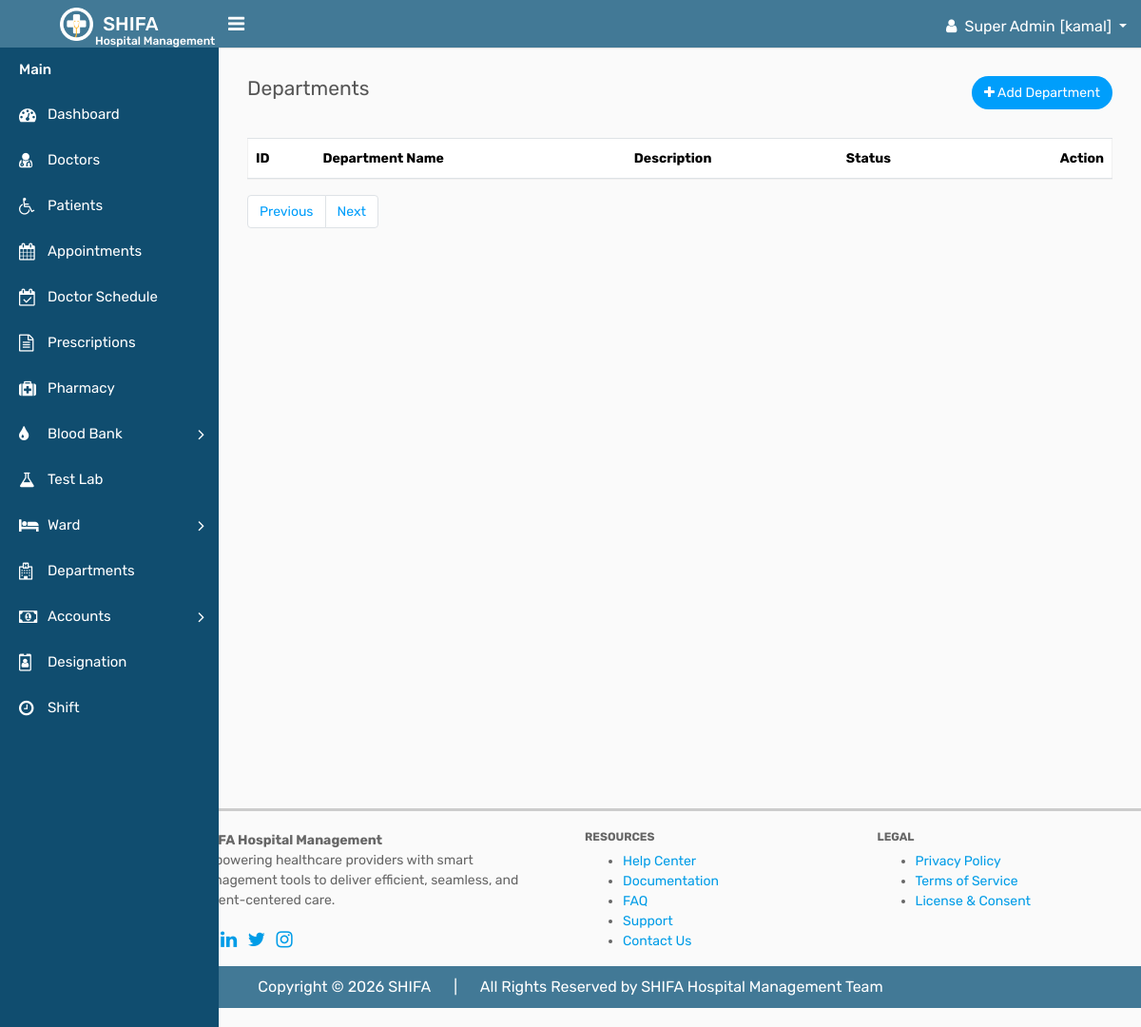
Page /departments/departments.php (signed in) on the earlier database version.
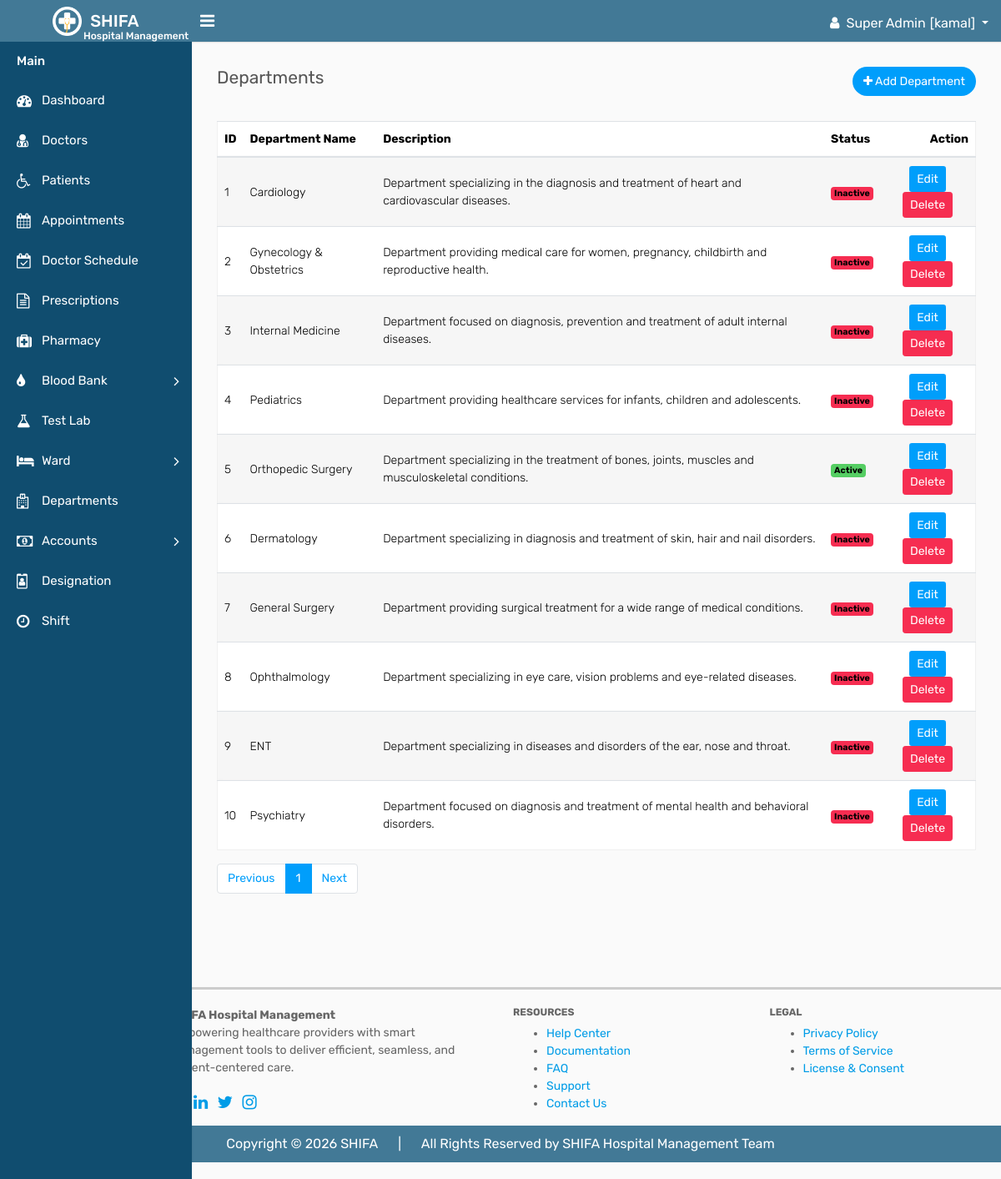
Same page on the later database version.
### tables this page shows
CREATE TABLE `departments` (
  `id` int(11) NOT NULL,
  `department_name` varchar(100) DEFAULT NULL,
  `description` varchar(255) DEFAULT NULL,
  `status` int(2) DEFAULT NULL COMMENT 'active=1, inactive=0',
  `created_at` timestamp NOT NULL DEFAULT current_timestamp(),
  `updated_at` timestamp NOT NULL DEFAULT current_timestamp() ON UPDATE current_timestamp(),
  `deleted_at` datetime DEFAULT NULL
);

### component/connection.php (called while the page is built, shortened)
<?php
    $base_url = "http://localhost/shifa/";
    require_once  ($_SERVER['DOCUMENT_ROOT'] . "/shifa/crud/crud_class.php");
    $crud = new crud_class();
?>

### crud/crud_class.php (called while the page is built, shortened)
<?php
class crud_class{
    private $host = "localhost";
    private $username = "root";
    private $password = "";
    private $database = "shifa";
    public $conn;
    public function __construct(){
        $this->conn = new mysqli($this->host, $this->username, $this->password, $this->database);
    }
    public function common_select($table, $columns = "*", $where = [],$where_condition = "AND", $order_by = "",
        $sort_order = "ASC",$limit = "",$offset = ""){
        $result=[
            "status"=>false,
            "data"=>[],
            "message"=>""
        ];
        $sql = "SELECT $columns FROM $table";
        if(!empty($where)){
            $where_clauses = [];
            foreach($where as $column => $value){
                $where_clauses[] = "$table" . "." . "$column = '" . $this->conn->real_escape_string($value) . "'";
            }
            $sql .= " WHERE " . implode(" $where_condition ", $where_clauses);
            $sql .= " AND deleted_at IS NULL";
        }else{
            $sql .= " WHERE deleted_at IS NULL";
        }
        if(!empty($order_by)){
            $sql .= " ORDER BY $order_by $sort_order";
        }
        if(!empty($limit)){
            $sql .= " LIMIT $limit";
        }
        $rs = $this->conn->query($sql);
        if($rs->num_rows > 0){
            $result["status"] = true;
            $result["message"] = "Records found";
            while($row = $rs->fetch_object()){
                $result["data"][] = $row;
            }
            return $result;
        } else {
            $result["message"] = "No records found";
            return $result;
        }
    }
    public function number_of_records($table){
        $sql = "SELECT COUNT(*) as total FROM $table";
        $rs = $this->conn->query($sql);
        if($rs->num_rows > 0){
            $row = $rs->fetch_object();
            return $row->total;
        } else {
            return 0;
        }
    }
}

### departments/departments.php (the view, shortened to what this page needs)
<?php require_once "../component/header.php"; ?>
<?php require_once "../component/sidebar.php"; ?>
        <div class="page-wrapper">
            <div class="content">
                <div class="row">
                    <div class="col-sm-5 col-5">
                        <h4 class="page-title">Departments</h4>
                    </div>
                    <div class="col-sm-7 col-7 text-right m-b-30">
                        <a href="add-department.php" class="btn btn-primary btn-rounded"><i class="fa fa-plus"></i> Add Department</a>
                    </div>
                </div>
                <div class="row">
                    <div class="col-md-12">
                        <div class="table-responsive">
                            <table class="table table-striped custom-table mb-0 datatable">
                                <thead>
                                    <tr>
                                        <th>ID</th>
                                        <th>Department Name</th>
                                        <th>Description</th>
                                        <th>Status</th>
                                        <th class="text-right">Action</th>
                                    </tr>
                                </thead>
                                <tbody>
                                    <tr>
                                        <?php
                                        if(isset($_GET['page']) && is_numeric($_GET['page'])){
                                            $page = (int)$_GET['page'];
                                        } else {
                                            $page = 1;
                                        }
                                        $departments = $crud->common_select("departments",'*',[],'AND','id','ASC',10,($page-1)*10);
                                        if($departments['status']){
                                        foreach ($departments['data'] as $department) { ?>
                                        <td><?= $department->id ?></td>
                                        <td><?= $department->department_name ?></td>
                                        <td><?= $department->description ?></td>
                                        <td>
                                            <?php if ($department->status == '1') { ?>
                                            <span class="badge bg-success">Active</span>
                                            <?php } else { ?>
                                            <span class="badge bg-danger">Inactive</span>
                                            <?php } ?>
                                        </td>
                                        <td class="text-center">
                                            <a href="<?= $base_url ?>departments/edit.php?id=<?= $department->id ?>" class="btn btn-sm btn-primary mb-2 mb-lg-0 me-0 me-lg-2">Edit</a>
                                            <a href="<?= $base_url ?>departments/delete.php?id=<?= $department->id ?>" class="btn btn-sm btn-danger">Delete</a>
                                        </td>
                                    </tr>
                                            <?php } } ?>
                                </tbody>
                            </table>
                        </div>
                        <div class="pb-3 ps-3 mt-3 d-flex justify-content-center justify-content-md-between justify-content-lg-between flex-wrap flex-md-nowrap">
                <nav aria-label="Page navigation" class="mb-3 mb-md-0 mb-lg-0">
                  <?php
                      $total_records = $crud->number_of_records("departments");
                      $records_per_page = 10;
                      $total_pages = ceil($total_records / $records_per_page);
                  ?>
                  <ul class="pagination">
                    <li class="page-item">
                      <a class="page-link" href="#" aria-label="Previous">Previous</a>
                    </li>
                    <?php for ($i = 1; $i <= $total_pages; $i++) { ?>
                      <li class="page-item <?= ($i == $page) ? 'active' : '' ?>"><a class="page-link" href="<?= $base_url ?>departments/departments.php?page=<?= $i ?>"><?= $i ?></a></li>
                    <?php } ?>
                    <li class="page-item">
                      <a class="page-link" href="#" aria-label="Next">Next</a>
                    </li>
                  </ul>
              </nav>
            </div>
        </div>
    </div>
</div>
        </div>
    </div>
<?php require_once "../component/footer.php"; ?>

### component/header.php (shortened to what this page needs)
<?php
    require_once "connection.php";
?>
<!DOCTYPE html>
<html lang="en">
<head>
    <link rel="stylesheet" type="text/css" href="<?= $base_url; ?>assets/assets/css/bootstrap.min.css">
    <link rel="stylesheet" type="text/css" href="<?= $base_url; ?>assets/assets//css/font-awesome.min.css">
    <link rel="stylesheet" type="text/css" href="<?= $base_url; ?>assets/assets//css/style.css">
</head>

### component/sidebar.php (shortened to what this page needs)
<body>
    <div class="main-wrapper">
        <div class="header" style="background-color: #427996;">
			<div class="header-left">
				<a href="<?= $base_url; ?>dashboard.php" class="logo">
					<img src="<?= $base_url; ?>assets/assets/img/logo.png" width="35" height="35" alt=""> <span style="font-size: 20px;">SHIFA</span>
                    <span style="color: #fff; font-size: 12px; position: absolute; top: 34px; left: 90px;">Hospital Management</span>
				</a>
			</div>
			<a id="toggle_btn" href="javascript:void(0);"><i class="fa fa-bars"></i></a>
            <ul class="nav user-menu float-right">
                <li class="nav-item dropdown has-arrow">
                    <a href="#" class="dropdown-toggle nav-link user-link" data-toggle="dropdown">
                        <i class="fa fa-user pr-2"></i><span class="auth-role" style="padding-right: 5px;"><?= $_SESSION['user_role']; ?></span>[<span class="auth-name"><?= $_SESSION['user_name']; ?></span>]
                    </a>
                </li>
            </ul>
        </div>
<div class="sidebar" id="sidebar" style="background-color: #104d6f;">
            <div class="sidebar-inner slimscroll">
                <div id="sidebar-menu" class="sidebar-menu">
                    <ul>
                        <li class="menu-title" style="color: #fff;">Main</li>
                        <li>
                            <a href="<?= $base_url; ?>dashboard.php"><i class="fa fa-dashboard" style="color: #fff;"></i> <span style="color: #fff;">Dashboard</span></a>
                        </li>
						<li>
                            <a href="<?= $base_url; ?>doctors/doctors.php"><i class="fa fa-user-md" style="color: #fff;"></i> <span style="color: #fff;">Doctors</span></a>
                        </li>
                        <li>
                            <a href="<?=$base_url; ?>patients/patients.php"><i class="fa fa-wheelchair" style="color: #fff;"></i> <span style="color: #fff;">Patients</span></a>
                        </li>
                        <li>
                            <a href="<?=$base_url; ?>appointment/appointment_list.php"><i class="fa fa-calendar" style="color: #fff;"></i> <span style="color: #fff;">Appointments</span></a>
                        </li>
                        <li>
                            <a href="<?= $base_url; ?>schedule/schedule.php"><i class="fa fa-calendar-check-o" style="color: #fff;"></i> <span style="color: #fff;">Doctor Schedule</span></a>
                        </li>
                        <li>
                            <a href="<?=$base_url; ?>prescription/prescription_list.php"><i class="fa fa-file-text-o" style="color: #fff;"></i> <span style="color: #fff;">Prescriptions</span></a>
                        </li>
                        <li>
                            <a href="<?= $base_url; ?>pharmacy/pharmacy.php"><i class="fa fa-medkit" style="color: #fff;"></i> <span style="color: #fff;">Pharmacy</span></a>
                        </li>
                        <li class="submenu">
							<a href="#"><i class="fa fa-tint" style="color: #fff;"></i> <span style="color: #fff;"> Blood Bank </span> <span class="menu-arrow" style="color: #fff;"></span></a>
						</li>
                        <li>
                            <a href="<?=$base_url; ?>lab/lab_category/lab.php"><i class="fa fa-flask" style="color: #fff;"></i> <span style="color: #fff;">Test Lab</span></a>
                        </li>
                        <li class="submenu">
							<a href="#"><i class="fa fa-bed" style="color: #fff;"></i> <span style="color: #fff;"> Ward </span> <span class="menu-arrow" style="color: #fff;"></span></a>
						</li>
                        <li>
                            <a href="<?= $base_url; ?>departments/departments.php"><i class="fa fa-hospital-o" style="color: #fff;"></i> <span style="color: #fff;">Departments</span></a>
                        </li>
                        <li class="submenu">
							<a href="#"><i class="fa fa-money" style="color: #fff;"></i> <span style="color: #fff;"> Accounts </span> <span class="menu-arrow" style="color: #fff;"></span></a>
						</li>
                        <li>
                            <a href="<?= $base_url; ?>designation/designation.php"><i class="fa fa-id-badge" style="color: #fff;"></i> <span style="color: #fff;">Designation</span></a>
                        </li>
                        <li>
                            <a href="<?= $base_url; ?>shift/shift.php"><i class="fa fa-clock-o" style="color: #fff;"></i> <span style="color: #fff;">Shift</span></a>
                        </li>
                    </div>
            </div>
        </div>

### component/footer.php (shortened to what this page needs)
        <footer>
                <div class="row" style=" border-top: 3px solid #ccc; padding-top: 20px; margin-top: 50px;">
                    <div class="col-sm-4 offset-sm-2">
                        <div class="font-weight-bold">SHIFA Hospital Management</div>
                            <p class="footer-description">Empowering healthcare providers with smart management tools to deliver efficient, seamless, and patient-centered care.</p>
                        <div class="social-icons">
                            <a href="#" style="font-size: 20px;"><i class="fa fa-facebook p-1 "></i></a>
                            <a href="#" style="font-size: 20px;"><i class="fa fa-linkedin p-1"></i></a>
                            <a href="#" style="font-size: 20px;"><i class="fa fa-twitter p-1"></i></a>
                            <a href="#" style="font-size: 20px;"><i class="fa fa-instagram p-1"></i></a>
                        </div>
                    </div>
                    <div class="col-sm-3">
                        <h6 class="font-weight-bold">RESOURCES</h6>
                        <ul class="footer-links">
                            <li><a href="#">Help Center</a></li>
                            <li><a href="#">Documentation</a></li>
                            <li><a href="#">FAQ</a></li>
                            <li><a href="#">Support</a></li>
                            <li><a href="#">Contact Us</a></li>
                        </ul>
                    </div>
                    <div class="col-sm-3">
                    <h6 class="font-weight-bold">LEGAL</h6>
                        <ul class="footer-links">
                            <li><a href="#">Privacy Policy</a></li>
                            <li><a href="#">Terms of Service</a></li>
                            <li><a href="#">License & Consent</a></li>
                        </ul>
                    </div>
                </div>
            <div class="row">
                <div class="col-sm-12 text-center" style="font-size: 16px; color: #fff;background-color: #427996; margin-bottom: 20px; padding: 10px; border-radius: 5px;">
                    <span style="margin-right: 20px;">Copyright © 2026 SHIFA</span> | <span style="margin-left: 20px;">All Rights Reserved by SHIFA Hospital Management Team</span>
                </div>
            </div>
    </footer>
</body>
</html>

Differences in the rows shown:
added departments: id "1", department_name "Cardiology", description "Department specializing in the diagnosis and treatment of heart and cardiovascular diseases.", status "Inactive"
added departments: id "2", department_name "Gynecology & Obstetrics", description "Department providing medical care for women, pregnancy, childbirth and reproductive health.", status "Inactive"
added departments: id "3", department_name "Internal Medicine", description "Department focused on diagnosis, prevention and treatment of adult internal diseases.", status "Inactive"
added departments: id "4", department_name "Pediatrics", description "Department providing healthcare services for infants, children and adolescents.", status "Inactive"
added departments: id "5", department_name "Orthopedic Surgery", description "Department specializing in the treatment of bones, joints, muscles and musculoskeletal conditions.", status "Active"
added departments: id "6", department_name "Dermatology", description "Department specializing in diagnosis and treatment of skin, hair and nail disorders.", status "Inactive"
added departments: id "7", department_name "General Surgery", description "Department providing surgical treatment for a wide range of medical conditions.", status "Inactive"
added departments: id "8", department_name "Ophthalmology", description "Department specializing in eye care, vision problems and eye-related diseases.", status "Inactive"
added departments: id "9", department_name "ENT", description "Department specializing in diseases and disorders of the ear, nose and throat.", status "Inactive"
added departments: id "10", department_name "Psychiatry", description "Department focused on diagnosis and treatment of mental health and behavioral disorders.", status "Inactive"
Other differences:
new list line: "1"
